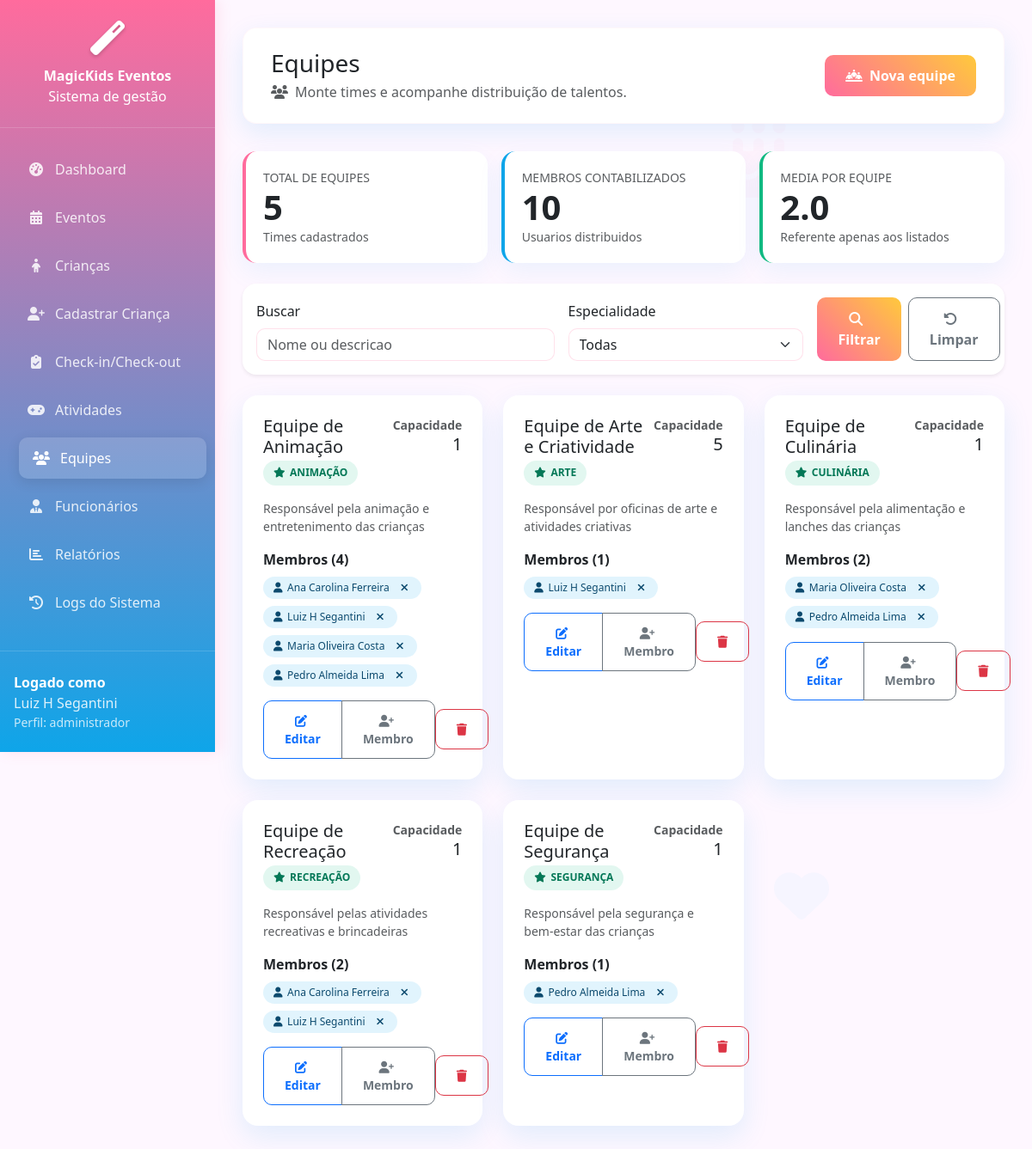
The page /models/equipes.php (signed in) on the database its author committed.
### tables this page shows
CREATE TABLE IF NOT EXISTS `usuarios` (
  `id` int(11) NOT NULL AUTO_INCREMENT,
  `nome_completo` varchar(255) NOT NULL,
  `cpf` varchar(14) NOT NULL,
  `email` varchar(255) NOT NULL,
  `cargo` varchar(100) DEFAULT NULL,
  `login` varchar(50) NOT NULL,
  `senha` varchar(255) NOT NULL,
  `perfil` enum('administrador','coordenador','animador','monitor','auxiliar') NOT NULL,
  `data_criacao` timestamp NOT NULL DEFAULT current_timestamp(),
  `data_atualizacao` timestamp NOT NULL DEFAULT current_timestamp() ON UPDATE current_timestamp(),
  PRIMARY KEY (`id`),
  UNIQUE KEY `cpf` (`cpf`),
  UNIQUE KEY `email` (`email`),
  UNIQUE KEY `login` (`login`)
);

CREATE TABLE IF NOT EXISTS `equipes` (
  `id` int(11) NOT NULL AUTO_INCREMENT,
  `nome` varchar(255) NOT NULL,
  `especialidade` enum('Animação','Recreação','Culinária','Segurança','Limpeza','Arte','Música','Teatro','Esportes','Multidisciplinar') DEFAULT 'Multidisciplinar',
  `capacidade_eventos` int(3) DEFAULT 1,
  `descricao` text DEFAULT NULL,
  `data_criacao` timestamp NOT NULL DEFAULT current_timestamp(),
  `data_atualizacao` timestamp NOT NULL DEFAULT current_timestamp() ON UPDATE current_timestamp(),
  PRIMARY KEY (`id`)
);

CREATE TABLE IF NOT EXISTS `equipe_membros` (
  `id` int(11) NOT NULL AUTO_INCREMENT,
  `equipe_id` int(11) NOT NULL,
  `usuario_id` int(11) NOT NULL,
  `data_entrada` timestamp NOT NULL DEFAULT current_timestamp(),
  PRIMARY KEY (`id`),
  UNIQUE KEY `unique_member` (`equipe_id`,`usuario_id`),
  KEY `usuario_id` (`usuario_id`),
  CONSTRAINT `equipe_membros_ibfk_1` FOREIGN KEY (`equipe_id`) REFERENCES `equipes` (`id`) ON DELETE CASCADE,
  CONSTRAINT `equipe_membros_ibfk_2` FOREIGN KEY (`usuario_id`) REFERENCES `usuarios` (`id`) ON DELETE CASCADE
);

### models/equipes.php (the view, shortened to what the rows shown need)
<?php
require_once '../includes/auth.php';
require_once '../controllers/EquipesController.php';
$controller = new EquipesController();
$currentUser = getCurrentUser();
$canManageEquipes = hasPermission('coordenador') || hasPermission('administrador');
$canRemoverEquipe = hasPermission('administrador');
$search = trim($_GET['search'] ?? '');
$especialidade = $_GET['especialidade'] ?? '';
$page = (int) ($_GET['page'] ?? 1);
$page = $page > 0 ? $page : 1;
$listData = $controller->index($search, $especialidade, $page, 9);
$equipes = $listData['equipes'];
$currentUserName = $currentUser['nome_completo'] ?? ($currentUser['nome'] ?? '');
$currentUserPerfil = $currentUser['perfil'] ?? '';
?>
<!DOCTYPE html>
<html lang="pt-BR">
<head>
    <link href="https://cdnjs.cloudflare.com/ajax/libs/bootstrap/5.3.2/css/bootstrap.min.css" rel="stylesheet">
    <link href="https://cdnjs.cloudflare.com/ajax/libs/font-awesome/6.4.0/css/all.min.css" rel="stylesheet">
    <link rel="stylesheet" href="../assets/css/equipes.css">
</head>
<body>
    <nav class="sidebar">
        <div class="p-3 border-top text-white-75">
            <div class="fw-semibold">Logado como</div>
            <div><?php echo htmlspecialchars($currentUserName, ENT_QUOTES, 'UTF-8'); ?></div>
            <div class="small">Perfil: <?php echo htmlspecialchars($currentUserPerfil, ENT_QUOTES, 'UTF-8'); ?></div>
        </div>
    </nav>
    <main class="main-content">
        <div class="header-bar">
            <div>
                <h1 class="h3 mb-1">Equipes</h1>
            </div>
        </div>
        <div class="row g-4">
            <?php if (empty($equipes)): ?>
            <div class="col-12">
                <div class="text-center text-muted py-5 border border-dashed rounded-4">
                    <i class="fas fa-users fa-4x mb-3"></i>
                    <h4>Nenhuma equipe encontrada</h4>
                    <p>Não há equipes cadastradas com os filtros aplicados.</p>
                    <?php if ($canManageEquipes): ?>
                    <button type="button" class="btn btn-primary" data-bs-toggle="modal" data-bs-target="#createEquipeModal">
                        <i class="fas fa-plus me-2"></i>Criar primeira equipe
                    </button>
                    <?php endif; ?>
                </div>
            </div>
            <?php else: ?>
            <?php foreach ($equipes as $equipe): ?>
            <?php $membros = $controller->getMembros((int) $equipe['id']); ?>
            <div class="col-xl-4 col-lg-6">
                <div class="team-card h-100">
                    <div class="d-flex justify-content-between align-items-start mb-3">
                        <div>
                            <h5 class="mb-1"><?php echo htmlspecialchars($equipe['nome'], ENT_QUOTES, 'UTF-8'); ?></h5>
                            <div class="tag"><i class="fas fa-star"></i><?php echo htmlspecialchars($equipe['especialidade'] ?? 'Sem especialidade', ENT_QUOTES, 'UTF-8'); ?></div>
                        </div>
                        <div class="text-end">
                            <div class="fw-semibold small text-muted">Capacidade</div>
                            <div class="h5 mb-0"><?php echo (int) ($equipe['capacidade_eventos'] ?? 0); ?></div>
                        </div>
                    </div>
                    <p class="text-muted small mb-3"><?php echo htmlspecialchars($equipe['descricao'] ?? 'Sem descricao registrada.', ENT_QUOTES, 'UTF-8'); ?></p>
                    <div class="mb-3">
                        <div class="fw-semibold mb-2">Membros (<?php echo count($membros); ?>)</div>
                        <div class="d-flex flex-wrap gap-2">
                            <?php if (empty($membros)): ?>
                            <span class="text-muted small">Nenhum membro associado.</span>
                            <?php else: ?>
                            <?php foreach ($membros as $membro): ?>
                            <span class="member-badge">
                                <i class="fas fa-user"></i>
                                <?php echo htmlspecialchars($membro['nome_completo'], ENT_QUOTES, 'UTF-8'); ?>
                                <?php if ($canManageEquipes): ?>
                                <button type="button" class="text-decoration-none" data-bs-toggle="modal" data-bs-target="#removeMembroModal"
                                    data-equipe="<?php echo (int) $equipe['id']; ?>"
                                    data-equipe-nome="<?php echo htmlspecialchars($equipe['nome'], ENT_QUOTES, 'UTF-8'); ?>"
                                    data-usuario="<?php echo (int) $membro['usuario_id']; ?>"
                                    data-usuario-nome="<?php echo htmlspecialchars($membro['nome_completo'], ENT_QUOTES, 'UTF-8'); ?>">
                                    <i class="fas fa-times"></i>
                                </button>
                                <?php endif; ?>
                            </span>
                            <?php endforeach; ?>
                            <?php endif; ?>
                        </div>
                    </div>
                    <div class="d-flex justify-content-between align-items-center">
                        <?php if ($canManageEquipes): ?>
                        <div class="btn-group">
                            <button type="button" class="btn btn-outline-primary btn-sm" data-bs-toggle="modal" data-bs-target="#editEquipeModal"
                                data-id="<?php echo (int) $equipe['id']; ?>"
                                data-nome="<?php echo htmlspecialchars($equipe['nome'], ENT_QUOTES, 'UTF-8'); ?>"
                                data-especialidade="<?php echo htmlspecialchars($equipe['especialidade'], ENT_QUOTES, 'UTF-8'); ?>"
                                data-capacidade="<?php echo (int) ($equipe['capacidade_eventos'] ?? 0); ?>"
                                data-descricao="<?php echo htmlspecialchars($equipe['descricao'] ?? '', ENT_QUOTES, 'UTF-8'); ?>">
                                <i class="fas fa-edit me-1"></i>Editar
                            </button>
                            <button type="button" class="btn btn-outline-secondary btn-sm" data-bs-toggle="modal" data-bs-target="#addMembroModal"
                                data-id="<?php echo (int) $equipe['id']; ?>"
                                data-nome="<?php echo htmlspecialchars($equipe['nome'], ENT_QUOTES, 'UTF-8'); ?>">
                                <i class="fas fa-user-plus me-1"></i>Membro
                            </button>
                        </div>
                        <?php else: ?>
                        <span class="text-muted small">Visualização</span>
                        <?php endif; ?>
                        <?php if ($canRemoverEquipe): ?>
                        <button type="button" class="btn btn-outline-danger btn-sm" data-bs-toggle="modal" data-bs-target="#deleteEquipeModal"
                            data-id="<?php echo (int) $equipe['id']; ?>"
                            data-nome="<?php echo htmlspecialchars($equipe['nome'], ENT_QUOTES, 'UTF-8'); ?>">
                            <i class="fas fa-trash"></i>
                        </button>
                        <?php endif; ?>
                    </div>
                </div>
            </div>
            <?php endforeach; ?>
            <?php endif; ?>
        </div>
    </main>
</body>
</html>

### rows shown on the page
usuarios: nome_completo "Luiz H Segantini", perfil "administrador"
equipes: nome "Equipe de Animação", especialidade "ANIMAÇÃO", capacidade_eventos "1", descricao "Responsável pela animação e entretenimento das crianças", count($membros) "4"
equipe_membros: usuario.nome_completo "Ana Carolina Ferreira"
equipe_membros: usuario.nome_completo "Luiz H Segantini"
equipe_membros: usuario.nome_completo "Maria Oliveira Costa"
equipe_membros: usuario.nome_completo "Pedro Almeida Lima"
equipes: nome "Equipe de Arte e Criatividade", especialidade "ARTE", capacidade_eventos "5", descricao "Responsável por oficinas de arte e atividades criativas", count($membros) "1"
equipe_membros: usuario.nome_completo "Luiz H Segantini"
equipes: nome "Equipe de Culinária", especialidade "CULINÁRIA", capacidade_eventos "1", descricao "Responsável pela alimentação e lanches das crianças", count($membros) "2"
equipes: nome "Equipe de Recreação", especialidade "RECREAÇÃO", capacidade_eventos "1", descricao "Responsável pelas atividades recreativas e brincadeiras", count($membros) "2"
equipe_membros: usuario.nome_completo "Ana Carolina Ferreira"
equipe_membros: usuario.nome_completo "Luiz H Segantini"
equipes: nome "Equipe de Segurança", especialidade "SEGURANÇA", capacidade_eventos "1", descricao "Responsável pela segurança e bem-estar das crianças", count($membros) "1"

### other values the page prints
$totalEquipes "5"
$totalMembros "10"
$totalMembros / $totalEquipes "2.0"
